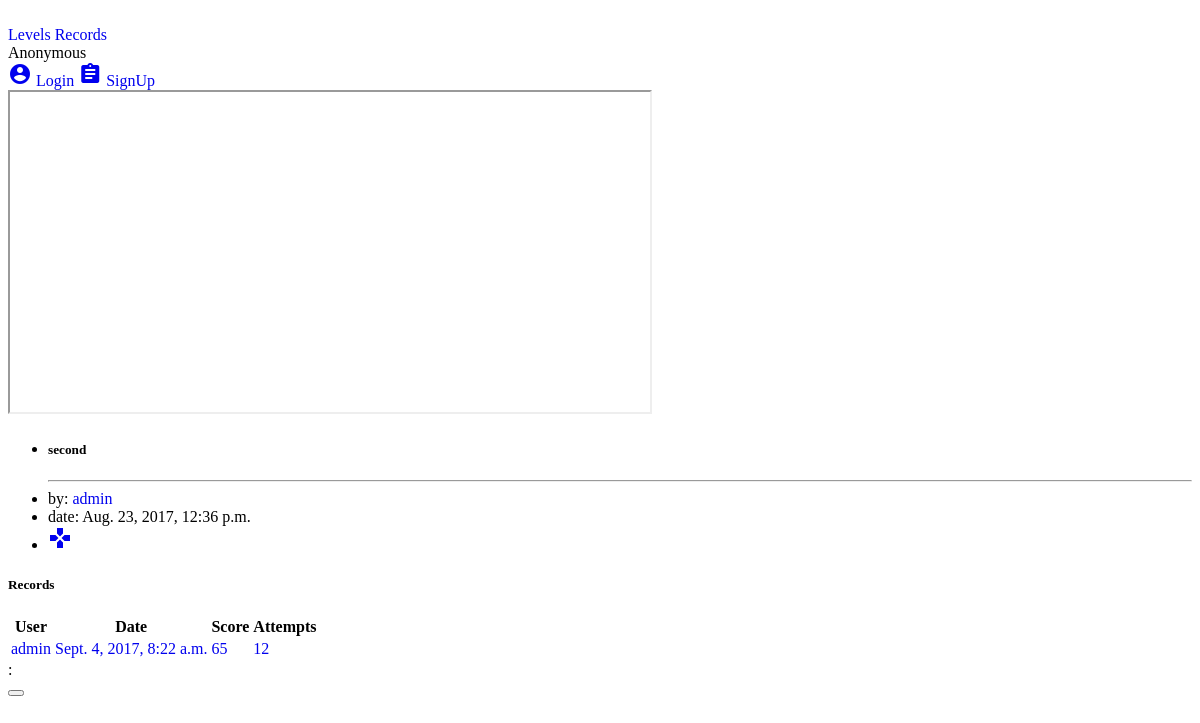
Before: /level/2 with the older database file.
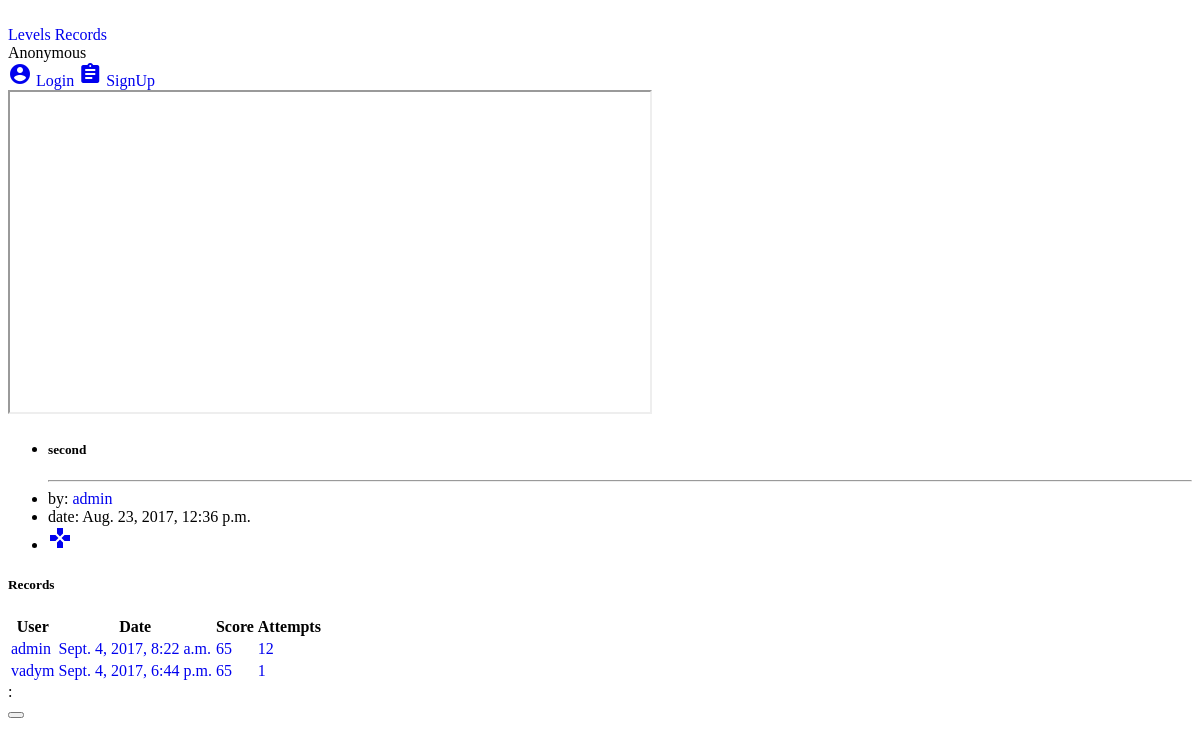
After: the same page with the newer database file.
### pluto/models.py (models this page shows, shortened)
class Record(models.Model):
    to = models.ForeignKey(Level, related_name='result_to', on_delete=models.CASCADE, blank=False, null=False)
    by = models.ForeignKey(User, related_name='result_by', on_delete=models.CASCADE, blank=False, null=False)
    date = models.DateTimeField(default=timezone.now, blank=False)
    attempts = models.IntegerField(blank=False)
    program = models.TextField(max_length=512)
    result = models.BooleanField(default=False, blank=False)
    score = models.IntegerField(default=0, blank=False)

class User(AbstractUser):
    image = models.ImageField(default='no_image.png', upload_to=user_directory_image_path)
    points = models.FloatField(default=10, blank=False)
    skin = models.CharField(default='polo', blank=False, max_length=32)

### pluto/views.py (the view)
# urls.py: url(r'^level/(?P<level_id>[0-9]+)/play', views.play),
def level(request, level_id=None):
    context = {'level': models.Level.objects.get(id=level_id),
               'records': models.Record.objects.filter(to=level_id)}
    return render(request, 'level.html', context)

### templates/level.html (shortened to what this page needs)
{% extends 'base.html' %}
{% block content %}
    <div class="mdl-grid">
        <div class="mdl-cell mdl-cell--8-col mdl-card mdl-layout--large-screen-only">
            <div class="mdl-card__supporting-text">
             <a href="#" class="thumbnail">
                <iframe src="/level/{{ level.id }}/play"  height="320" width="640"></iframe>
             </a>
            </div>
        </div>
        <div class="mdl-cell mdl-cell--4-col mdl-card">
            <div class="mdl-card__supporting-text">
                <ul class="mdl-list">
                    <li class="mdl-list__item"><h5>{{ level.name }}</h5></li>
                <hr>
                    <li class="mdl-list__item">by: <a href="/profile/{{ level.by.id }}">{{ level.by.username }}</a></li>
                    <li class="mdl-list__item">date: {{ level.date }}</li>
                    <li class="mdl-list__item">
                        <a href="/play/{{ level.id }}" class="mdl-button mdl-js-button mdl-button--raised mdl-button--colored">
                            <i class="material-icons">gamepad</i>
                        </a>
                </ul>
            </div>
        </div>
    </div>
    {% if records %}
    <div class="mdl-cell mdl-cell--4-col mdl-card">
            <div class="mdl-card__supporting-text">
                    <h5>Records</h5>
                    <table class="mdl-data-table">
                    <thead>
                        <tr>
                            <th class="mdl-data-table__cell--non-numeric">User</th>
                            <th class="mdl-data-table__cell--non-numeric">Date</th>
                            <th>Score</th>
                            <th>Attempts</th>
                        </tr>
                    </thead>
                    <tbody>
                        {% for i in records %}
                        <tr>
                            <td class="mdl-data-table__cell--non-numeric"><a href="/profile/{{ i.by.id }}">{{ i.by.username }}</a></td>
                            <td class="mdl-data-table__cell--non-numeric"><a href="/record/level={{ level.id }}&user={{ i.by.id }}">{{ i.date }}</a></td>
                            <td><a href="/record/level={{ level.id }}&user={{ i.by.id }}">{{ i.score }}</a></td>
                            <td><a href="/record/level={{ level.id }}&user={{ i.by.id }}">{{ i.attempts }}</a></td>
                        </tr>
                        {% endfor %}
                    </tbody>
                    </table>
            </div>
        </div>
    </div>
    {% endif %}
{% endblock %}

Changed rows visible on the page:
added Record: by.username "vadym", date "Sept. 4, 2017, 6:44 p.m.", score "65", attempts "1"
